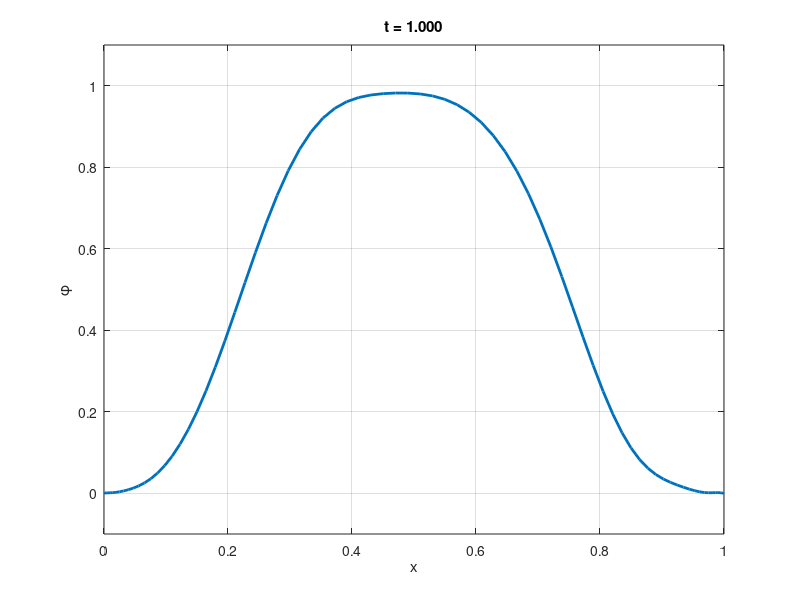

This chart was generated by the following MATLAB code:
clear; close all; clc;

% ==============================================================
%  1D Convection-Diffusion Equation Solver with Runge-Kutta Integration
% ==============================================================
% This MATLAB code solves the 1D convection-diffusion equation:
% 
%   ∂ϕ/∂t + a ∂ϕ/∂x - k ∂²ϕ/∂x² = 0
%
% The solution is computed using a finite difference method with:
% - Central difference scheme (5 points) for diffusion term
% - Upwind scheme (4 points) for convection term
%  The spatial domain [0, L] is discretized using a Chebyshev grid,
% The Chebyshev nodes are defined as:
% 
%   x_j = L/2 * (1 - cos(θ_j)),  for j = 1, 2, ..., N
% 
% where θ_j are the Chebyshev nodes given by:
% 
%   θ_j = (j-1) * π / (N-1)  for j = 0, 1, 2, ..., N-1
%
% The time integration is carried out using a 3-stage explicit 
% Runge-Kutta method with the parameter 'alpha'. The code provides 
% the following features:
% 
% 1. Time Evolution: The solution is updated and visualized over 
%    time in real-time using `drawnow`.
% 2. Stability Map: A stability analysis of the numerical scheme 
%    is performed in the (C, β) parameter space, where C is the 
%    Courant number and β is the diffusion coefficient.
% 
% The code can be run as a whole, or individual sections can be 
% commented/uncommented depending on the task at hand.
%
% Author: Raffaele Riccardi
% ==============================================================

% parameters
L = 1;
N = 80;
a = 1;
k = 1e-3;
alpha = 0.5;

dt   = 5e-4;
Tend = 1;
Nt   = round(Tend/dt);

dx   = L/(N-1);
C    = a*dt/dx;
beta = k*dt/dx^2;

fprintf('C = %.3f   beta = %.3f\n',C,beta);

% Chebyshev grid
j = 0:N-1;
theta = j*pi/(N-1);
x = L/2*(1 - cos(theta))';

% initial condition
phi = exp(-150*(x - L/2).^4);

% differential operators
D1 = zeros(N);
D2 = zeros(N);

for i = 1:N
    im1 = mod(i-2,N)+1;
    im2 = mod(i-3,N)+1;
    im3 = mod(i-4,N)+1;
    ip1 = mod(i,N)+1;
    ip2 = mod(i+1,N)+1;

    % upwind 4 points (a>0)
    D1(i,i)   =  11/(6*dx);
    D1(i,im1) = -18/(6*dx);
    D1(i,im2) =  9/(6*dx);
    D1(i,im3) = -2/(6*dx);

    % central diffusion- 5 points
    D2(i,i)   = -30/(12*dx^2);
    D2(i,ip1) =  16/(12*dx^2);
    D2(i,im1) =  16/(12*dx^2);
    D2(i,ip2) =  -1/(12*dx^2);
    D2(i,im2) =  -1/(12*dx^2);
end

A = -a*D1 + k*D2;

% Runge-Kutta coefficients
b1 = 1/2 - 1/(6*alpha);
b2 = 1/(6*alpha*(1-alpha));
b3 = (2-3*alpha)/(6*(1-alpha));

%plot
figure;
h = plot(x,phi,'LineWidth',2);
axis([0 L -0.1 1.1]);
grid on;
xlabel('x');
ylabel('\phi');
title('t = 0');

drawnow;

% time loop
time = 0;

for n = 1:Nt
    k1 = A*phi;
    k2 = A*(phi + alpha*dt*k1);
    k3 = A*(phi + dt*((1+(1-alpha)/(alpha*(3*alpha-2)))*k1 ...
        - (1-alpha)/(alpha*(3*alpha-2))*k2));

    phi = phi + dt*(b1*k1 + b2*k2 + b3*k3);
    time = time + dt;

    % update plot
    if mod(n,5) == 0   % update every five step
        set(h,'YData',phi);
        title(sprintf('t = %.3f',time));
        drawnow;
        % pause(0.01)   
    end
end

